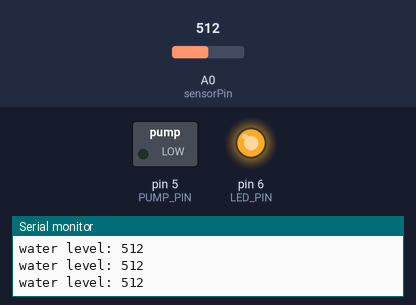
The sketch below on a simulated Arduino Uno, built with avr-gcc and run on an emulated ATmega328P. On the bench: switched loads named in the sketch (green lamp = pin HIGH), output pins drawn as LEDs (lit = HIGH), the last lines printed to the serial monitor. The inputs (shaded band) are chosen by the test bench; at power-on: A0 (sensorPin) = 512.

Above: at 6.8 s.
6.9 s: A0 (sensorPin) set to 850
8.4 s: A0 (sensorPin) set to 871
At 9.5 s:
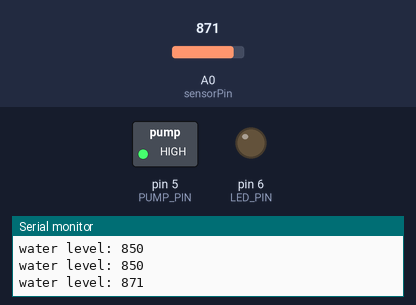
Timing chart, 0 to 11.4 s (numbered marks = the images above; inputs shaded):
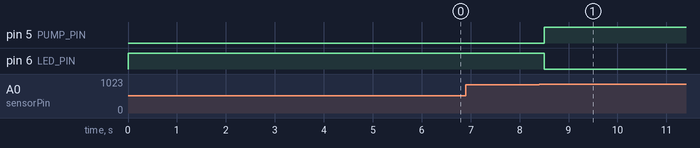

Measured:
- the behaviour switches between 860 and 861 on A0 (sensorPin) (found by bisection; images 0 and 1)
- after the input at 8.4 s, pin 5 (PUMP_PIN): LOW → HIGH after 0.10 s; pin 6 (LED_PIN): HIGH → LOW after 0.10 s

The sketch:

auto_pump.ino
```cpp
/**
 * 自动水泵，水位高于一定值时启动水泵，低于时延时关闭水泵
 * 2017-4-9
 * author: jlbnet
 */

int sensorPin = A0; //模拟输入A0
int PUMP_PIN  = 5; //pin5 输出
int LED_PIN = 6; //led指示输出
int sensorValue = 0; //输入的值
bool pumping = false; //是否正在抽水

char buf[128];

void setup() {
  // put your setup code here, to run once:
  pinMode(PUMP_PIN, OUTPUT);  //输出模式
  pinMode(LED_PIN, OUTPUT); //led输出脚，输出模式
  //pinMode(sensorPin, INPUT);
  stop();
  //start();
  Serial.begin(9600);
}

//启动水泵
void start() {
  digitalWrite(PUMP_PIN, LOW); //输出
  digitalWrite(LED_PIN, HIGH); //led点亮
}

//停止水泵
void stop() {
  digitalWrite(PUMP_PIN, HIGH); //关闭
  digitalWrite(LED_PIN, LOW); //关闭led
}

void loop() {
  // put your main code here, to run repeatedly:
  //检测水位传感器输入
  sensorValue = analogRead(sensorPin);
  snprintf(buf, sizeof(buf), "water level: %d", sensorValue);
  Serial.println(buf);
  //水位
  //最低1档：60k, 877
  //有水2档，30k, 767
  //有水3档，20k, 682
  //有水4档，10k, 512
  //最低1档时(>860)，停止水泵，不再抽水
  //高于4档时(<600)，开始水泵抽水
  if(sensorValue > 860 && pumping) {
    //水位低，不抽水
    stop();
    pumping = false;
    delay(5000);
    return;
  }
  if(sensorValue<600 && !pumping) {
    //水位高，开始抽水
    start();
    pumping = true;
    delay(6000);
    return;
  }
  delay(500);
  //Serial.write("start pump ...\n");
  //start();
  //delay(3000);
  //Serial.write("stop pump ...\n");
  //stop();
  //delay(3000);
}
```
